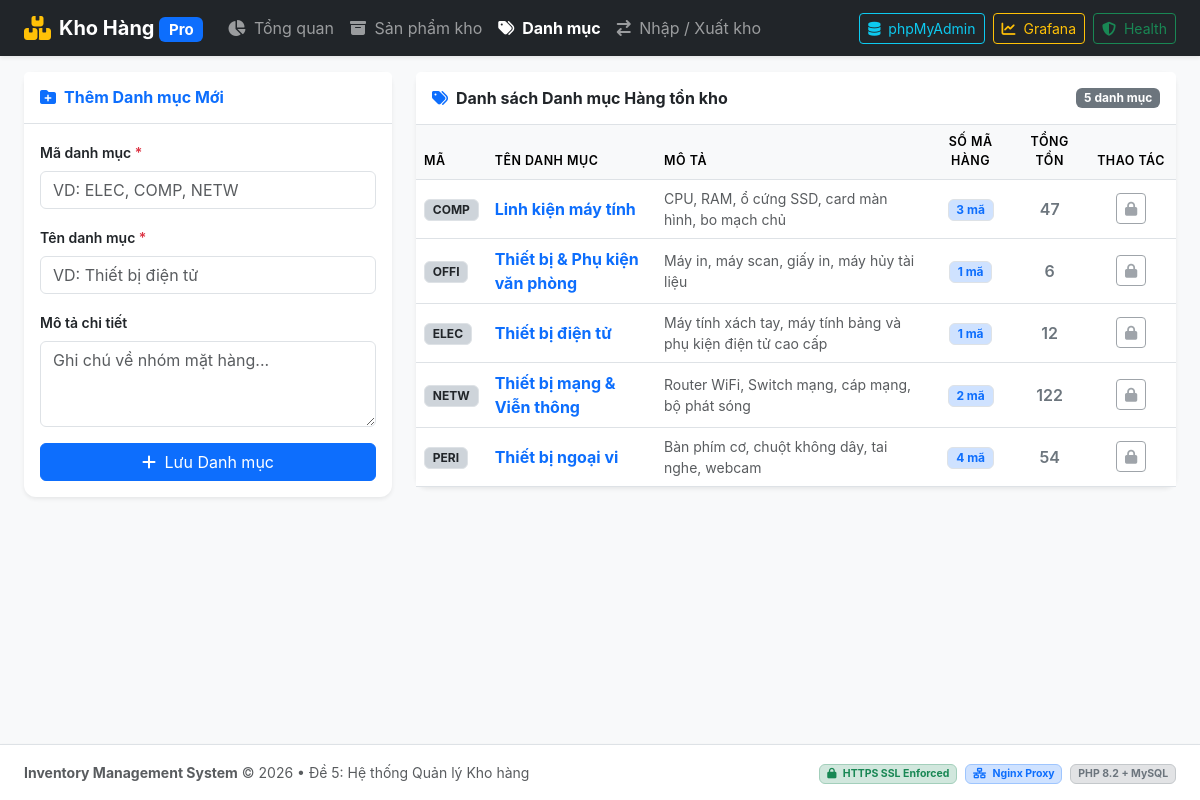
/categories.php, run on the app's committed database.
### tables this page shows
CREATE TABLE `categories` (
    `id` INT AUTO_INCREMENT PRIMARY KEY,
    `code` VARCHAR(50) NOT NULL UNIQUE,
    `name` VARCHAR(150) NOT NULL,
    `description` TEXT NULL,
    `created_at` DATETIME DEFAULT CURRENT_TIMESTAMP
);

### src/categories.php (the view, shortened to what this page needs)
<?php
require_once __DIR__ . '/includes/header.php';
$categories = [];
if ($pdo) {
    $stmt = $pdo->query("SELECT c.*, COUNT(p.id) as product_count, COALESCE(SUM(p.quantity), 0) as total_stock
        FROM categories c
        LEFT JOIN products p ON c.id = p.category_id
        GROUP BY c.id ORDER BY c.name ASC");
    $categories = $stmt->fetchAll();
}
?>
<div class="row g-4">
    <div class="col-lg-4">
        <div class="card shadow-sm border-0 sticky-top" style="top: 80px;">
            <div class="card-header bg-white py-3 border-bottom">
                <h6 class="fw-bold mb-0 text-primary"><i class="fa-solid fa-folder-plus me-2"></i>Thêm Danh mục Mới</h6>
            </div>
            <div class="card-body">
                <form method="POST" action="/categories.php">
                    <div class="mb-3">
                        <label class="form-label fw-semibold small">Mã danh mục <span class="text-danger">*</span></label>
                        <input type="text" name="code" class="form-control" placeholder="VD: ELEC, COMP, NETW" required>
                    </div>
                    <div class="mb-3">
                        <label class="form-label fw-semibold small">Tên danh mục <span class="text-danger">*</span></label>
                        <input type="text" name="name" class="form-control" placeholder="VD: Thiết bị điện tử" required>
                    </div>
                    <div class="mb-3">
                        <label class="form-label fw-semibold small">Mô tả chi tiết</label>
                        <textarea name="description" class="form-control" rows="3" placeholder="Ghi chú về nhóm mặt hàng..."></textarea>
                    </div>
                    <button type="submit" class="btn btn-primary w-100">
                        <i class="fa-solid fa-plus me-1"></i> Lưu Danh mục
                    </button>
                </form>
            </div>
        </div>
    </div>
    <div class="col-lg-8">
        <div class="card shadow-sm border-0">
            <div class="card-header bg-white py-3 border-bottom d-flex justify-content-between align-items-center">
                <h6 class="fw-bold mb-0 text-dark"><i class="fa-solid fa-tags text-primary me-2"></i>Danh sách Danh mục Hàng tồn kho</h6>
                <span class="badge bg-secondary"><?= count($categories) ?> danh mục</span>
            </div>
            <div class="table-responsive">
                <table class="table table-hover align-middle mb-0">
                    <thead>
                        <tr>
                            <th style="width: 70px;">Mã</th>
                            <th>Tên danh mục</th>
                            <th>Mô tả</th>
                            <th class="text-center">Số mã hàng</th>
                            <th class="text-center">Tổng tồn</th>
                            <th class="text-center" style="width: 90px;">Thao tác</th>
                        </tr>
                    </thead>
                    <tbody>
                        <?php if (empty($categories)): ?>
                            <tr><td colspan="6" class="text-center py-4 text-muted">Chưa có danh mục nào.</td></tr>
                        <?php else: ?>
                            <?php foreach ($categories as $c): ?>
                                <tr>
                                    <td><span class="badge bg-dark-subtle text-dark border"><?= htmlspecialchars($c['code']) ?></span></td>
                                    <td class="fw-bold text-primary">
                                        <a href="/products.php?category_id=<?= $c['id'] ?>" class="text-decoration-none">
                                            <?= htmlspecialchars($c['name']) ?>
                                        </a>
                                    </td>
                                    <td class="small text-muted"><?= htmlspecialchars($c['description'] ?: '-') ?></td>
                                    <td class="text-center">
                                        <span class="badge bg-primary-subtle text-primary border"><?= $c['product_count'] ?> mã</span>
                                    </td>
                                    <td class="text-center fw-semibold text-secondary">
                                        <?= number_format($c['total_stock']) ?>
                                    </td>
                                    <td class="text-center">
                                        <?php if ($c['product_count'] == 0): ?>
                                            <a href="/categories.php?delete=<?= $c['id'] ?>" class="btn btn-sm btn-outline-danger btn-confirm-delete" data-name="<?= htmlspecialchars($c['name']) ?>" title="Xóa danh mục">
                                                <i class="fa-solid fa-trash"></i>
                                            </a>
                                        <?php else: ?>
                                            <button class="btn btn-sm btn-outline-secondary" disabled title="Không thể xóa vì còn sản phẩm"><i class="fa-solid fa-lock"></i></button>
                                        <?php endif; ?>
                                    </td>
                                </tr>
                            <?php endforeach; ?>
                        <?php endif; ?>
                    </tbody>
                </table>
            </div>
        </div>
    </div>
</div>
<?php require_once __DIR__ . '/includes/footer.php'; ?>

### src/assets/css/style.css (style rules this page uses)
body { min-height: 100vh; display: flex; flex-direction: column; font-family: -apple-system, BlinkMacSystemFont, "Segoe UI", Roboto, "Helvetica Neue", Arial, sans-serif; color: #2b3445; }
.card { border-radius: 0.75rem; border: 1px solid rgba(0,0,0,0.08); transition: transform 0.2s ease, box-shadow 0.2s ease; }
.table th { font-weight: 600; text-transform: uppercase; font-size: 0.78rem; letter-spacing: 0.5px; background-color: #f8f9fa; }

### data on the page
categories: code "COMP", name "Linh kiện máy tính", description "CPU, RAM, ổ cứng SSD, card màn hình, bo mạch chủ", product_count "3", total_stock "47"
categories: code "OFFI", name "Thiết bị & Phụ kiện văn phòng", description "Máy in, máy scan, giấy in, máy hủy tài liệu", product_count "1", total_stock "6"
categories: code "ELEC", name "Thiết bị điện tử", description "Máy tính xách tay, máy tính bảng và phụ kiện điện tử cao cấp", product_count "1", total_stock "12"
categories: code "NETW", name "Thiết bị mạng & Viễn thông", description "Router WiFi, Switch mạng, cáp mạng, bộ phát sóng", product_count "2", total_stock "122"
categories: code "PERI", name "Thiết bị ngoại vi", description "Bàn phím cơ, chuột không dây, tai nghe, webcam", product_count "4", total_stock "54"

### other printed values
count($categories) "5"
